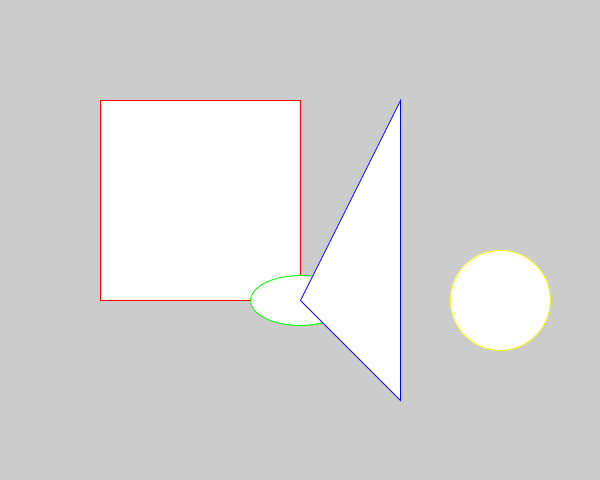
Frame 1 (no input)
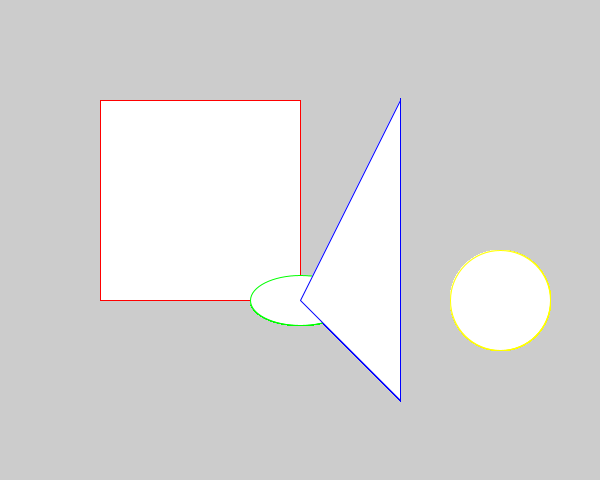
Frame 60 (the mouse pressed at the canvas centre just before this capture)
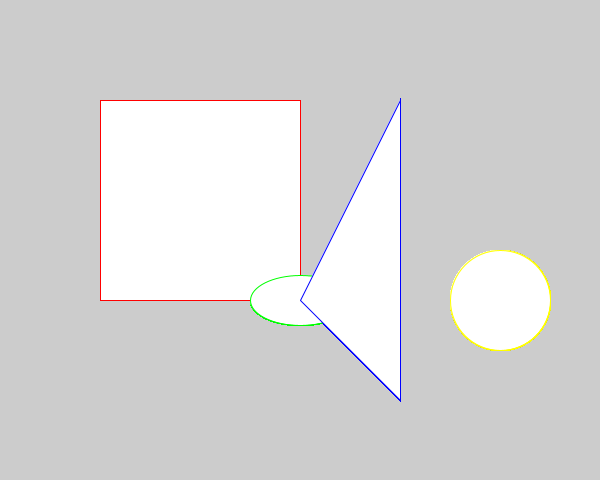
Frame 120 (the mouse held since frame 60 and released just before this capture)

The Processing sketch that drew these frames (run headless with seeded random() and noise(); from frame 60 on, the mouse is pressed at the canvas centre):

// Processing sketch: aip011
// ── aip011.pde
// 3MI37 JunnosukeMuto 2023/4/12

void setup() {
  size(600, 480);
  println("Hello Processing!");
}

void draw() {
  stroke(255, 0, 0);
  rect(100, 100, 200, 200);
  stroke(0, 255, 0);
  ellipse(300, 300, 100, 50);
  stroke(0, 0, 255);
  triangle(400, 400, 400, 100, 300, 300);
  stroke(255, 255, 0);
  ellipse(500, 300, 100, 100);
}

void keyPressed() {
  if (key == 's') {
    save("3MI37-01-1.PNG");
  }
}
